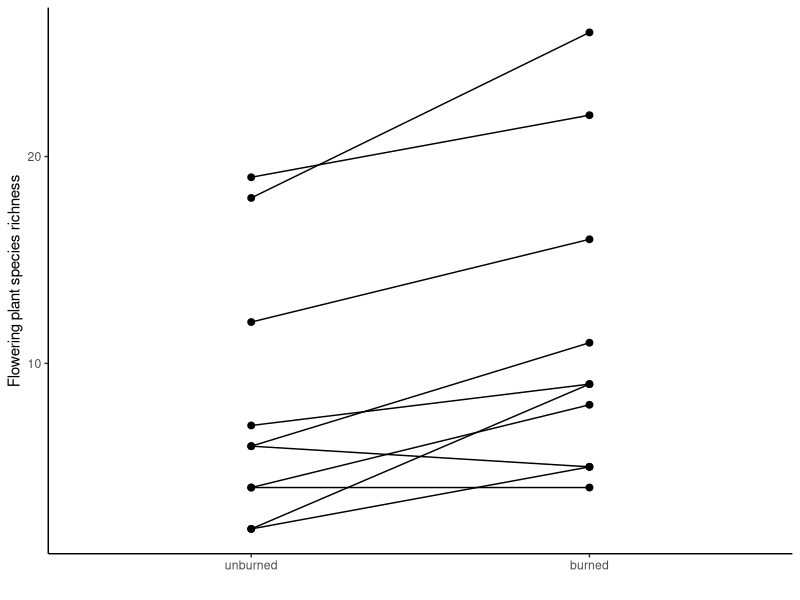

Here is the R script that generated this plot: (Note: this script raises an error after producing the figure.)
# GP 6
# 4/5/23
# R. Roday

## species richness data
fire <- structure(list(site = c(1L, 1L, 2L, 2L, 3L, 3L, 4L, 4L, 5L, 5L, 
                                6L, 6L, 7L, 7L, 8L, 8L, 9L, 9L, 10L, 10L), treatment = c("burned", 
                                                                                         "unburned", "burned", "unburned", "burned", "unburned", "burned", 
                                                                                         "unburned", "burned", "unburned", "burned", "unburned", "burned", 
                                                                                         "unburned", "burned", "unburned", "burned", "unburned", "burned", 
                                                                                         "unburned"), species_richness = c(8, 4, 16, 12, 5, 2, 26, 18, 
                                                                                                                           11, 6, 5, 6, 4, 4, 9, 7, 22, 19, 9, 2)), class = c("tbl_df", 
                                                                                                                                                                              "tbl", "data.frame"), row.names = c(NA, -20L))
library(ggplot2)
ggplot(fire, aes(x=factor(treatment, levels = c("unburned", "burned")), y=species_richness, group = site))+
  geom_point(size =2)+
  geom_line()+
  theme_classic()+
  labs(y="Flowering plant species richness", x="")


# t.test (response variable ~ explanatory variable )

t.test(species_richness ~ treatment, data = fire, paired = TRUE)

?t.test
# default of paired = FALSE

test <- t.test(species_richness ~ treatment, data = fire, paired = TRUE)
test$statistic

fire.w <- data.frame(burned = c(8, 16, 5, 26, 11, 5, 4, 9, 22, 9),
                     unburned = c(4, 12, 2, 18, 6, 6, 4, 7, 19, 2),
                     site = 1:10)


t.test(fire.w$burned, fire.w$unburned, paired = TRUE)

## calculate paired differences
fire.w.n <- fire.w %>%
  mutate(paired_diff = burned - unburned)

## plot
ggplot(fire.w.n, aes(x = paired_diff)) +
  geom_histogram(fill = "dodgerblue", color = "black",
                 binwidth = 2, closed = "left",
                 boundary = 0) +
  theme_classic()


#  An option for a non-parametric version of a paired t test is the Wilcoxon signed rank test.

wilcox.test(fire.w$burned, fire.w$unburned, paired = TRUE)


## T sample t test

chickwts.n <- chickwts %>%
  filter(feed %in% c("horsebean", "sunflower"))

## plot
ggplot(chickwts.n, aes(x = feed, y = weight)) +
  geom_jitter(size = 3, shape = 1, width = 0.05, height = 0) +
  theme_classic()

chickwts.n %>%
  group_by(feed) %>%
  summarize(mean_weight = mean(weight),
            sd_weight = sd(weight))


ggplot(chickwts.n, aes(x = weight)) +
  geom_histogram(fill = "dodgerblue", color = "black",
                 closed = "left", boundary = 0, binwidth = 20) +
  facet_wrap(~feed, ncol = 1, scales = "free_y", strip.position = "right") +
  theme_bw()

t.test(weight ~ feed, data = chickwts.n, var.equal = TRUE)

wilcox.test(weight ~ feed, data = chickwts.n)


# Welches two sample t test

t.test(weight ~ feed, data = chickwts.n)
# Differences are p value size, df, and t statistic


msleep.n <- msleep %>% filter(vore %in% c("carni", "herbi"))
t.test(sleep_total ~ vore, data = msleep.n)



ggplot(msleep.n, aes(x = vore, y = sleep_total)) +
  geom_jitter(size = 3, shape = 1, width = 0.05, height = 0) +
  theme_classic()

## stacked histogram
ggplot(msleep.n, aes(x = sleep_total)) +
  geom_histogram(fill = "dodgerblue", color = "black",
                 boundary = 0, closed = "left",
                 binwidth = 2) +
  facet_wrap(~vore, ncol = 1, scales = "free_y", strip.position = "right") +
  theme_bw()


####### ANOVA #######

ggplot(chickwts, aes(x=feed, y=weight))+
  geom_jitter(width=.1, alpha = .5)+
  theme_bw()

# Stacked hisotrgram
ggplot(chickwts, aes(x= weight))+
  geom_histogram(fill = "lightblue", color = "black",
                 boundary = 0, closed = "left",
                 binwidth = 40) +
  facet_wrap(~feed, ncol = 1, scales = "free_y", strip.position = "right") +
  theme_bw()


length(unique(chickwts$feed))



mod <- lm(weight ~ feed, data = chickwts)

anova(mod)


identical(anova(mod)$Mean[1] / anova(mod)$Mean[2], anova(mod)$F[1])


summary(mod)$r.squared


TukeyHSD(aov(mod))

msleep.nn <- msleep %>%
  filter(!is.na(vore))


ggplot(msleep.nn, aes(x = vore, y = log(sleep_total))) +
  geom_jitter(size = 3, shape = 1, width = 0.05, height = 0) +
  theme_classic()+
  labs(x='', y="Sleep total")

kruskal.test(sleep_total ~ vore, data = msleep.nn)
anova(lm(sleep_total ~ vore, data = msleep.nn))
